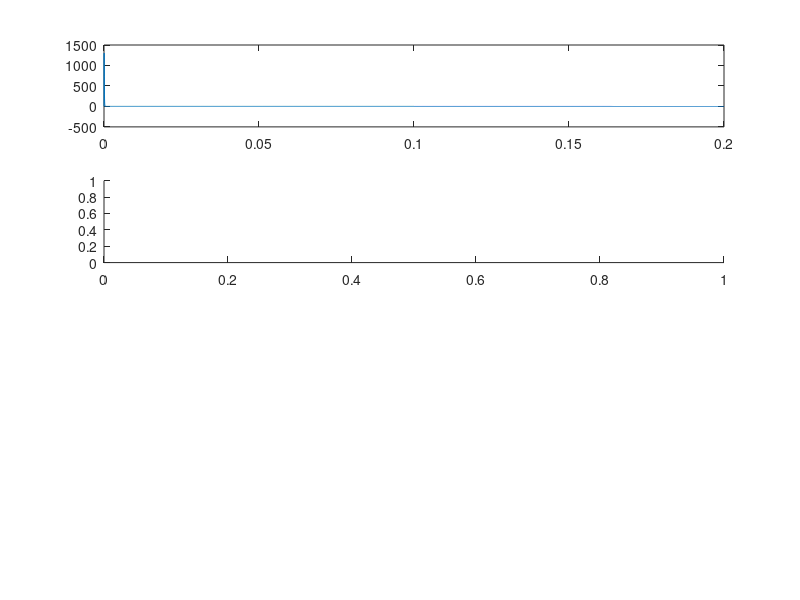

Source code (MATLAB): (Note: this script raises an error after producing the figure.)
function mindlinmodel
% This is an implementation of the model of vocal production from:
% Reconstruction of physiological instructions from Zebra finch song
% Perl, Arneodo, Amador, Goller, and Mindlin
% Physical Review E 85, 051909 (2011)

% This function numerically integrates the "Normal Form" of the equations 
% for the movement of the syringeal labia. It does not include the 
% helmholtz resonator model of the vocal tract yet.

gamma = 24000; % This parameter was determined by Perl et al. to be the same for all birds tested, so we use their value
y0 = [1 1]';
dxdt = @(t,x,y) y;
dydt = @(t,x,y) alpha(t)*gamma^2 - beta(t)*gamma^2*x - gamma^2*x^3 - gamma*x^2*y + gamma^2*x^2 - gamma*x*y;

odefun = @(t,y) [dxdt(t,y(1),y(2)); dydt(t,y(1),y(2))];

fs = 40e3; % 40 kHz sampling rate
tspan = 0:(1/fs):200e-3; % 200 ms
[T,Y] = ode45(odefun, tspan, y0);


subplot(4,2,1:2)
plot(T,Y(:,2))

subplot(4,2,3:4)
displaySpecgramQuick(Y(:,2),fs)

subplot(4,2,5)
ndx = T > .122 & T < .139;
plot(T(ndx), Y(ndx,2))
subplot(4,2,7)
displaySpecgramQuick(Y(ndx,2),fs)
subplot(4,2,6)
ndx = T > .142 & T < .159;
plot(T(ndx), Y(ndx,2))
subplot(4,2,8)
displaySpecgramQuick(Y(ndx,2),fs)
% There are some wierd very low freq components. What is going on??

    function a = alpha(t)
        % Represents air sac pressure
        
        % Keep constant for the first 100 ms to let things stabilize, then
        % linearly ramp the value up
        a = -.1;
    end

    function b = beta(t)
        % Represents tension
        
        % Keep the same parameters for the first 120 ms to let the initial
        % conditions settle, then change the parameters every 20 ms.
        if t > .1
            b = interp1([.1, .2], [-.25, -.1], t);
        else
            b = -0.25;
        end
    end

end
